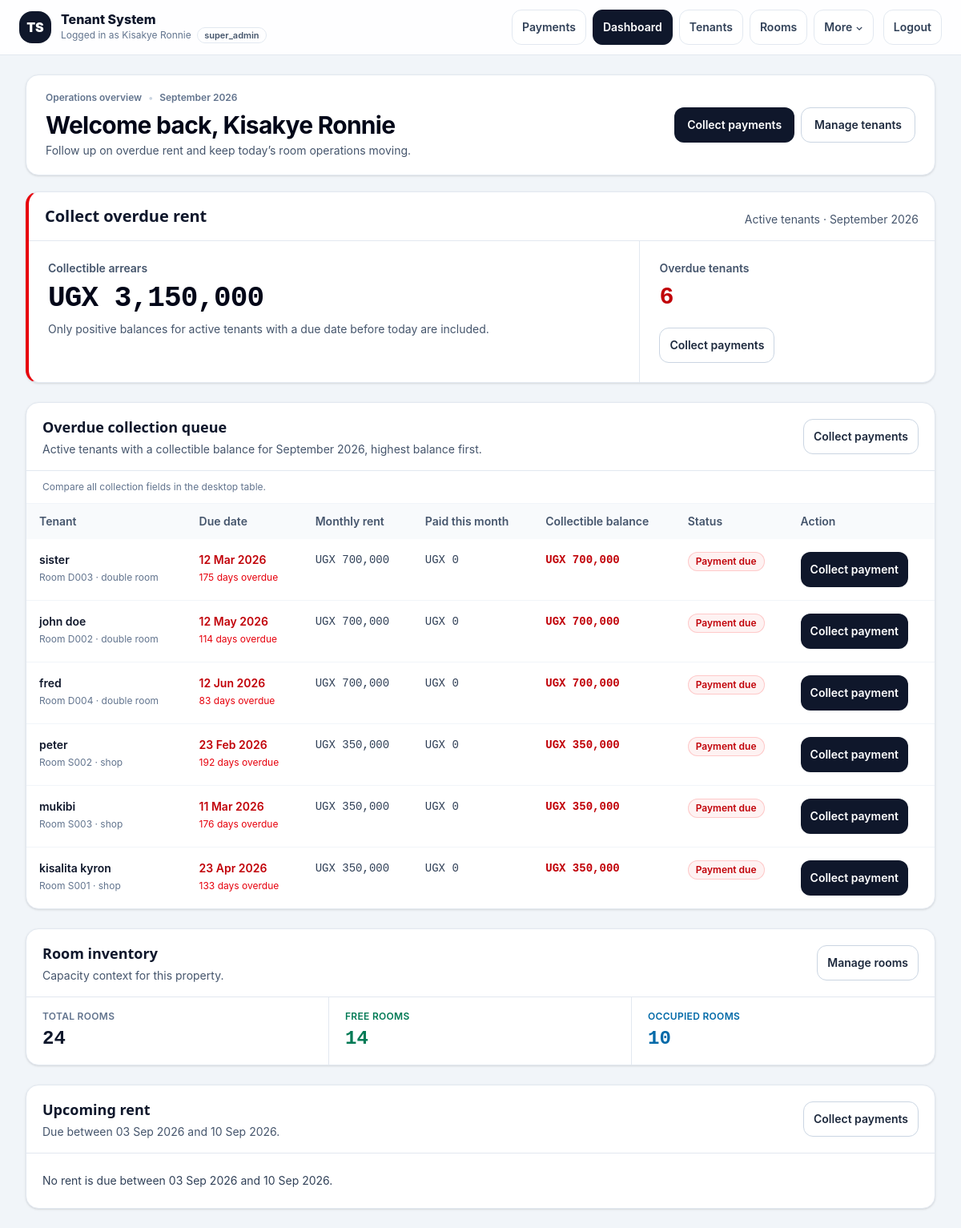
The page /public/dashboard.php (signed in) on the database as committed earlier.
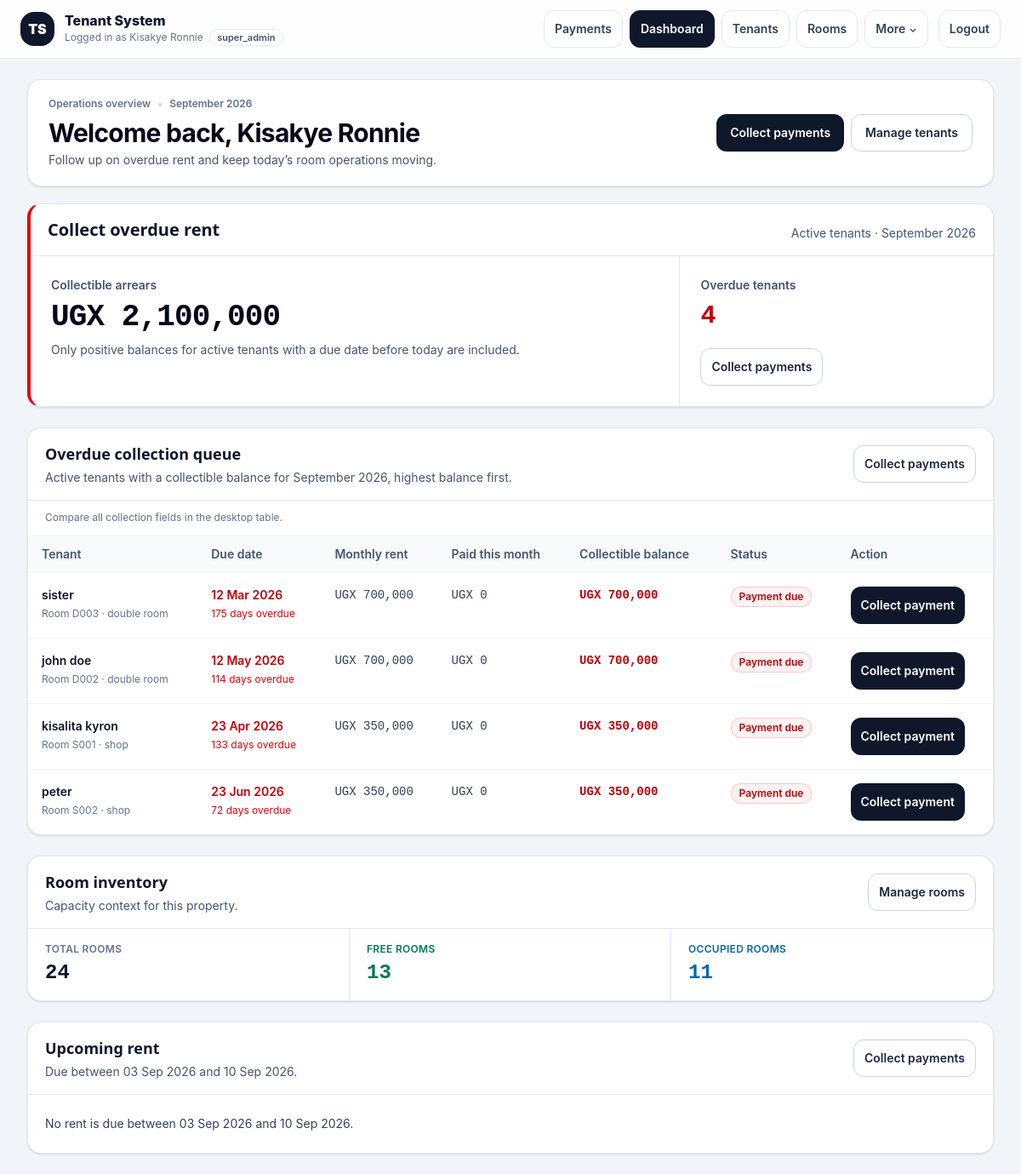
The same page on the database as committed later.
### tables this page shows
CREATE TABLE "tenants" (
    id INTEGER PRIMARY KEY AUTOINCREMENT,

    admin_id INTEGER NOT NULL,
    room_id INTEGER,

    full_name TEXT NOT NULL,
    phone TEXT,
    email TEXT,

    move_in_date DATE,
    exit_date DATE,

    status TEXT DEFAULT 'active',

    rent_due_date DATE,
    rent_due_day INTEGER,
    monthly_rent REAL,

    created_at DATETIME,
    updated_at DATETIME
);

### core/helpers.php (called while the page is built, shortened)
<?php
if (!function_exists('e')) {
    function e($v): string
    {
        return htmlspecialchars((string)($v ?? ''), ENT_QUOTES | ENT_SUBSTITUTE, 'UTF-8');
    }
}
?>

### public/dashboard.php (the view, shortened to what the changed rows need)
<?php
$pdo = getDB();
$admin_id = current_admin_id();
$today = date('Y-m-d');
$monthKey = date('Y-m');
$roomStats = [
    'total_rooms' => 0,
    'free_rooms' => 0,
    'occupied_rooms' => 0,
];
$overdueRents = [];
$rentExpression = "COALESCE(
    NULLIF(t.monthly_rent, 0),
    NULLIF(r.monthly_rent, 0),
    rt.default_monthly_rent,
    0
)";
$paidExpression = 'COALESCE(SUM(p.amount), 0)';
$collectibleExpression = "MAX(0, {$rentExpression} - {$paidExpression})";
try {
    $roomStatsStmt = $pdo->prepare("
        SELECT
            COUNT(*) AS total_rooms,
            SUM(CASE WHEN status = 'free' THEN 1 ELSE 0 END) AS free_rooms,
            SUM(CASE WHEN status = 'occupied' THEN 1 ELSE 0 END) AS occupied_rooms
        FROM rooms
        WHERE admin_id = :admin_id
    ");
    $roomStatsStmt->execute([':admin_id' => $admin_id]);
    $roomStats = $roomStatsStmt->fetch(PDO::FETCH_ASSOC) ?: $roomStats;
    $overdueStmt = $pdo->prepare("
        SELECT
            t.id AS tenant_id,
            t.full_name,
            r.room_number,
            rt.name AS room_type,
            t.rent_due_date,
            {$rentExpression} AS monthly_rent,
            {$paidExpression} AS paid_this_month,
            {$collectibleExpression} AS collectible_balance
        FROM tenants t
        LEFT JOIN rooms r
            ON r.id = t.room_id
           AND r.admin_id = :room_admin_id
        LEFT JOIN room_types rt
            ON rt.id = r.room_type_id
        LEFT JOIN payments p
            ON p.tenant_id = t.id
           AND p.admin_id = :payment_admin_id
           AND COALESCE(NULLIF(p.payment_month, ''), strftime('%Y-%m', p.payment_date)) = :month_key
        WHERE t.admin_id = :admin_id
          AND LOWER(COALESCE(t.status, '')) = 'active'
          AND t.exit_date IS NULL
          AND t.rent_due_date IS NOT NULL
          AND t.rent_due_date <> ''
          AND date(t.rent_due_date) < date(:today)
        GROUP BY
            t.id,
            t.full_name,
            t.rent_due_date,
            t.monthly_rent,
            r.room_number,
            r.monthly_rent,
            rt.name,
            rt.default_monthly_rent
        HAVING {$collectibleExpression} > 0
        ORDER BY collectible_balance DESC, date(t.rent_due_date) ASC, t.full_name ASC
    ");
    $overdueStmt->execute([
        ':room_admin_id' => $admin_id,
        ':payment_admin_id' => $admin_id,
        ':admin_id' => $admin_id,
        ':month_key' => $monthKey,
        ':today' => $today,
    ]);
    $overdueRents = $overdueStmt->fetchAll(PDO::FETCH_ASSOC) ?: [];
} catch (Throwable $exception) {
    $dashboardError = 'Unable to load dashboard data.';
    $roomStats = [
        'total_rooms' => 0,
        'free_rooms' => 0,
        'occupied_rooms' => 0,
    ];
    $upcomingRents = [];
    $overdueRents = [];
}
function dashboardMoney(float $amount): string
{
    return 'UGX ' . number_format(max(0, $amount), 0);
}
function dashboardDate(?string $date): string
{
    $date = trim((string)$date);
    try {
        return (new DateTimeImmutable($date))->format('d M Y');
    } catch (Throwable $exception) {
        return '—';
    }
}
function daysOverdue(?string $dueDate, string $today): int
{
    $dueDate = trim((string)$dueDate);
    try {
        $due = new DateTimeImmutable($dueDate);
        $current = new DateTimeImmutable($today);
        return max(0, (int)$due->diff($current)->days);
    } catch (Throwable $exception) {
        return 0;
    }
}
function collectionChip(string $label, string $tone): string
{
    $map = [
        'red' => 'bg-red-50 text-red-700 ring-red-200',
        'amber' => 'bg-amber-50 text-amber-800 ring-amber-200',
        'green' => 'bg-emerald-50 text-emerald-700 ring-emerald-200',
        'slate' => 'bg-slate-100 text-slate-700 ring-slate-200',
    ];
    $classes = $map[$tone] ?? $map['slate'];
    return '<span class="inline-flex items-center rounded-full px-2.5 py-1 text-xs font-semibold ring-1 ring-inset ' . $classes . '">' . e($label) . '</span>';
}
function dashboardCollectionData(array $tenant, string $today): array
{
    $paid = max(0, (float)($tenant['paid_this_month'] ?? 0));
    $rent = max(0, (float)($tenant['monthly_rent'] ?? 0));
    $balance = max(0, (float)($tenant['collectible_balance'] ?? 0));
    $isPartPaid = $paid > 0 && $balance > 0;
    $tenantId = (int)($tenant['tenant_id'] ?? 0);
    return [
        'tenantId' => $tenantId,
        'tenantName' => (string)($tenant['full_name'] ?? 'Tenant'),
        'roomNumber' => (string)($tenant['room_number'] ?? '—'),
        'roomType' => (string)($tenant['room_type'] ?? ''),
        'dueDate' => $tenant['rent_due_date'] ?? null,
        'daysOverdue' => daysOverdue($tenant['rent_due_date'] ?? null, $today),
        'paid' => $paid,
        'rent' => $rent,
        'balance' => $balance,
        'statusLabel' => $isPartPaid ? 'Part paid' : 'Payment due',
        'statusTone' => $isPartPaid ? 'amber' : 'red',
        'paymentUrl' => 'payments.php?' . http_build_query(['tenant_id' => $tenantId]),
    ];
}
$totalOverdueTenants = count($overdueRents);
$totalCollectibleArrears = 0.0;
foreach ($overdueRents as $overdueTenant) {
    $totalCollectibleArrears += max(0, (float)($overdueTenant['collectible_balance'] ?? 0));
}
?>
<!doctype html>
<html lang="en">
<head>
  <link rel="stylesheet" href="assets/css/tailwind.css">
</head>
<body class="min-h-screen bg-slate-100 text-slate-900">
  <main class="mx-auto max-w-7xl px-4 py-6 sm:px-6 lg:px-8">
    <header class="mb-5 flex flex-col gap-4 rounded-2xl border border-slate-200 bg-white px-5 py-4 shadow-sm sm:px-6 sm:py-5 lg:flex-row lg:items-center lg:justify-between">
      <div class="min-w-0">
        <h1 class="mt-2 font-sans text-2xl font-bold tracking-tight text-slate-950 sm:text-3xl">
          Welcome back, <?= e($_SESSION['admin_name'] ?? 'Admin') ?>
        </h1>
      </div>
    </header>
    <section class="mb-6 overflow-hidden rounded-2xl border border-slate-200 border-l-4 border-l-red-600 bg-white shadow-sm" aria-labelledby="collection-summary-heading">
      <div class="flex flex-col gap-1 border-b border-slate-200 px-5 py-4 sm:flex-row sm:items-end sm:justify-between">
        <div>
          <h2 id="collection-summary-heading" class="font-alt text-xl font-bold">Collect overdue rent</h2>
        </div>
      </div>
      <dl class="grid grid-cols-1 divide-y divide-slate-200 md:grid-cols-[minmax(0,1.35fr)_minmax(15rem,0.65fr)] md:divide-x md:divide-y-0">
        <div class="px-5 py-5 sm:px-6 sm:py-6">
          <dt class="text-sm font-semibold text-slate-600">Collectible arrears</dt>
          <dd class="mt-2 font-mono text-3xl font-bold tracking-tight text-slate-950 tabular-nums sm:text-4xl">
            <?= e(dashboardMoney($totalCollectibleArrears)) ?>
          </dd>
          <p class="mt-2 max-w-xl text-sm text-slate-600">
            Only positive balances for active tenants with a due date before today are included.
          </p>
        </div>
        <div class="flex items-center justify-between gap-4 px-5 py-5 sm:px-6 sm:py-6 md:block">
          <div>
            <dt class="text-sm font-semibold text-slate-600">Overdue tenants</dt>
            <dd class="mt-2 font-mono text-3xl font-bold tracking-tight text-red-700 tabular-nums">
              <?= (int)$totalOverdueTenants ?>
            </dd>
          </div>
        </div>
      </dl>
    </section>
    <section class="mb-6 overflow-hidden rounded-2xl border border-slate-200 bg-white shadow-sm" aria-labelledby="overdue-heading">
      <div class="flex flex-col gap-3 border-b border-slate-200 px-4 py-4 sm:flex-row sm:items-center sm:justify-between sm:px-5">
        <div>
          <h2 id="overdue-heading" class="font-alt text-lg font-bold">Overdue collection queue</h2>
        </div>
      </div>
      <?php if ($overdueRents): ?>
          <?php foreach ($overdueRents as $tenant): ?>
            <?php $collection = dashboardCollectionData($tenant, $today); ?>
                <?= collectionChip($collection['statusLabel'], $collection['statusTone']) ?>
          <?php endforeach; ?>
        <div class="hidden overflow-x-auto md:block">
          <table class="min-w-[900px] w-full text-sm">
            <thead class="bg-slate-50 text-slate-600">
              <tr>
                <th scope="col" class="px-4 py-3 text-left font-semibold">Tenant</th>
                <th scope="col" class="px-4 py-3 text-left font-semibold">Due date</th>
                <th scope="col" class="px-4 py-3 text-left font-semibold">Monthly rent</th>
                <th scope="col" class="px-4 py-3 text-left font-semibold">Paid this month</th>
                <th scope="col" class="px-4 py-3 text-left font-semibold">Collectible balance</th>
                <th scope="col" class="px-4 py-3 text-left font-semibold">Status</th>
                <th scope="col" class="px-4 py-3 text-left font-semibold">Action</th>
              </tr>
            </thead>
            <tbody class="divide-y divide-slate-100">
              <?php foreach ($overdueRents as $tenant): ?>
                <?php
                  $collection = dashboardCollectionData($tenant, $today);
                  $paid = $collection['paid'];
                  $rent = $collection['rent'];
                  $balance = $collection['balance'];
                  $statusLabel = $collection['statusLabel'];
                  $statusTone = $collection['statusTone'];
                  $tenantName = $collection['tenantName'];
                  $paymentUrl = $collection['paymentUrl'];
                ?>
                <tr class="align-top">
                  <td class="px-4 py-4">
                    <div class="font-semibold text-slate-900"><?= e($tenantName) ?></div>
                    <div class="mt-1 text-xs text-slate-500">
                      Room <?= e($tenant['room_number'] ?? '—') ?><?= !empty($tenant['room_type']) ? ' · ' . e($tenant['room_type']) : '' ?>
                    </div>
                  </td>
                  <td class="px-4 py-4">
                    <div class="font-semibold text-red-700"><?= e(dashboardDate($tenant['rent_due_date'] ?? null)) ?></div>
                    <div class="mt-1 text-xs text-red-600">
                      <?= (int)daysOverdue($tenant['rent_due_date'] ?? null, $today) ?> days overdue
                    </div>
                  </td>
                  <td class="whitespace-nowrap px-4 py-4 font-mono tabular-nums text-slate-700">
                    <?= e(dashboardMoney($rent)) ?>
                  </td>
                  <td class="whitespace-nowrap px-4 py-4 font-mono tabular-nums text-slate-700">
                    <?= e(dashboardMoney($paid)) ?>
                  </td>
                  <td class="whitespace-nowrap px-4 py-4 font-mono font-bold tabular-nums text-red-700">
                    <?= e(dashboardMoney($balance)) ?>
                  </td>
                  <td class="px-4 py-4"><?= collectionChip($statusLabel, $statusTone) ?></td>
                  <td class="px-4 py-4">
                    <a href="<?= e($paymentUrl) ?>"
                       aria-label="Collect payment for <?= e($tenantName) ?>"
                       class="inline-flex min-h-11 items-center justify-center rounded-xl bg-slate-900 px-3 py-2 text-sm font-semibold text-white transition hover:bg-slate-800 active:translate-y-px focus-visible:outline-2 focus-visible:outline-offset-2 focus-visible:outline-slate-900">
                      Collect payment
                    </a>
                  </td>
                </tr>
              <?php endforeach; ?>
            </tbody>
          </table>
        </div>
      <?php endif; ?>
    </section>
    <section class="mb-6 overflow-hidden rounded-2xl border border-slate-200 bg-white shadow-sm" aria-labelledby="inventory-heading">
      <div class="flex flex-col gap-2 border-b border-slate-200 px-4 py-4 sm:flex-row sm:items-center sm:justify-between sm:px-5">
        <div>
          <h2 id="inventory-heading" class="font-alt text-lg font-bold">Room inventory</h2>
        </div>
      </div>
      <dl class="grid grid-cols-1 divide-y divide-slate-200 sm:grid-cols-3 sm:divide-x sm:divide-y-0">
        <div class="px-5 py-4">
          <dt class="text-xs font-semibold uppercase tracking-wide text-emerald-700">Free rooms</dt>
          <dd class="mt-1 font-mono text-2xl font-bold tabular-nums text-emerald-700"><?= (int)($roomStats['free_rooms'] ?? 0) ?></dd>
        </div>
        <div class="px-5 py-4">
          <dt class="text-xs font-semibold uppercase tracking-wide text-sky-700">Occupied rooms</dt>
          <dd class="mt-1 font-mono text-2xl font-bold tabular-nums text-sky-700"><?= (int)($roomStats['occupied_rooms'] ?? 0) ?></dd>
        </div>
      </dl>
    </section>
    <section class="overflow-hidden rounded-2xl border border-slate-200 bg-white shadow-sm" aria-labelledby="upcoming-heading">
      <div class="flex flex-col gap-2 border-b border-slate-200 px-4 py-4 sm:flex-row sm:items-center sm:justify-between sm:px-5">
        <div>
          <h2 id="upcoming-heading" class="font-alt text-lg font-bold">Upcoming rent</h2>
        </div>
      </div>
    </section>
  </main>
</body>
</html>

Rows that differ between the two databases and show on the page:
no longer on this page (row edited): tenants: full_name "fred", room_number "D004", room_type "double room", rent_due_date "12 Jun 2026", rent_due_date "83", rent "UGX 700,000", paid "UGX 0", balance "UGX 700,000"
no longer on this page (row edited): tenants: full_name "mukibi", room_number "S003", room_type "shop", rent_due_date "11 Mar 2026", rent_due_date "176", rent "UGX 350,000", paid "UGX 0", balance "UGX 350,000"
shown differently, row unchanged: tenants "kisalita kyron": moves up the list
changed tenants "peter": rent_due_date "23 Feb 2026" → "23 Jun 2026"; rent_due_date "192" → "72"
Other text that changed with them:
dashboardMoney($totalCollectibleArrears): "UGX 3,150,000" → "UGX 2,100,000"
$totalOverdueTenants: "6" → "4"
$roomStats['free_rooms']: "14" → "13"
$roomStats['occupied_rooms']: "10" → "11"
